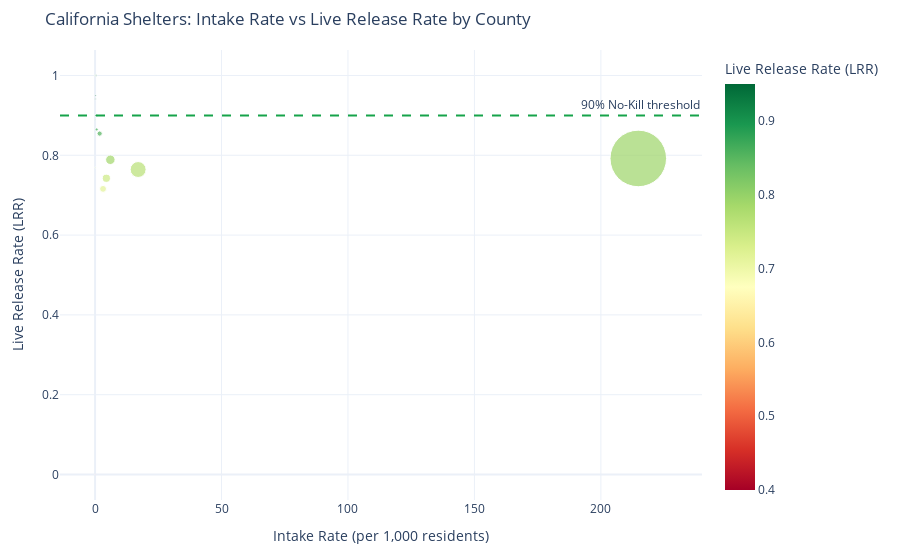

Source (notebook cell):
### Code cell
if ALIVE_COL and COUNTY_COL:
    county_stats = (df.groupby(COUNTY_COL)
                      .agg(total=('animal_type', 'count'),
                           live=(ALIVE_COL, 'sum'))
                      .reset_index())
    county_stats['LRR'] = county_stats['live'] / county_stats['total']
    county_stats = county_stats.rename(columns={COUNTY_COL: 'County'})
else:
    np.random.seed(42)
    counties = ['Los Angeles','San Diego','Orange','Riverside','San Bernardino',
                'Santa Clara','Alameda','Sacramento','Contra Costa','Fresno',
                'Kern','San Francisco','Ventura','San Mateo','Sonoma']
    county_stats = pd.DataFrame({
        'County':     counties,
        'total':      np.random.randint(800, 5000, len(counties)),
        'LRR':        np.clip(np.random.normal(0.72, 0.12, len(counties)), 0.38, 0.97),
        'IntakeRate': np.random.uniform(3.5, 18.0, len(counties))
    })

if 'IntakeRate' not in county_stats.columns:
    pop_proxy = county_stats['total'].mean()
    county_stats['IntakeRate'] = county_stats['total'] / pop_proxy * 10

fig_scatter = px.scatter(
    county_stats,
    x='IntakeRate',
    y='LRR',
    size='IntakeRate',
    color='LRR',
    hover_name='County',
    color_continuous_scale='RdYlGn',
    range_color=[0.4, 0.95],
    size_max=40,
    title='California Shelters: Intake Rate vs Live Release Rate by County',
    labels={'IntakeRate': 'Intake Rate (per 1,000 residents)',
            'LRR': 'Live Release Rate (LRR)'},
    template='plotly_white'
)
fig_scatter.add_hline(
    y=0.9,
    line_dash='dash',
    line_color='#16a34a',
    annotation_text='90% No-Kill threshold',
    annotation_position='top right'
)
fig_scatter.update_layout(font=dict(size=12), margin=dict(t=50, l=60, r=40, b=60))
fig_scatter.update_traces(
    hovertemplate='<b>%{hovertext}</b><br>Intake Rate: %{x:.1f}<br>LRR: %{y:.2f}<extra></extra>'
)

fig_scatter.write_html('viz3_county_scatter.html')
print("Displaying Viz 3: County Intake Rate vs LRR...")
fig_scatter.show()

### Figure 1 — Plotly figure (JSON) as saved in the notebook; plotly's stock layout.template omitted (floating-point values rounded to 4 significant figures)
{"data": [{"hovertemplate": "<b>%{hovertext}</b><br>Intake Rate: %{x:.1f}<br>LRR: %{y:.2f}<extra></extra>", "hovertext": ["Cerritos", "District1", "District2", "District3", "District4", "District5", "District6", "District7", "District8", "District9", "Garden Grove", "Irvine", "La City", "La County", "La Habra", "Laguna Beach", "Long Beach", "Los Alamitos", "Orange Cnty", "Out Of Area", "Seaaca", "Seal Beach", "Signal Hill", "Torrance Ac", "Westminster"], "legendgroup": "", "marker": {"color": [0.7644, 0.9, 0.8889, 1.0, 1.0, 1.0, 1.0, 0.9412, 0.95, 1.0, 1.0, 1.0, 0.7692, 0.9, 1.0, 1.0, 0.7921, 0.7424, 0.9, 0.8545, 0.8649, 0.7158, 0.7888, 1.0, 0.0], "coloraxis": "coloraxis", "size": [17.03, 0.08446, 0.07602, 0.04223, 0.09291, 0.09291, 0.1098, 0.1436, 0.1689, 0.2703, 0.008446, 0.01689, 0.1098, 0.4223, 0.008446, 0.02534, 214.8, 4.46, 0.4223, 1.799, 0.625, 3.15, 6.039, 0.008446, 0.008446], "sizemode": "area", "sizeref": 0.1342, "symbol": "circle"}, "mode": "markers", "name": "", "orientation": "v", "showlegend": false, "type": "scatter", "x": [17.03, 0.08446, 0.07602, 0.04223, 0.09291, 0.09291, 0.1098, 0.1436, 0.1689, 0.2703, 0.008446, 0.01689, 0.1098, 0.4223, 0.008446, 0.02534, 214.8, 4.46, 0.4223, 1.799, 0.625, 3.15, 6.039, 0.008446, 0.008446], "xaxis": "x", "y": [0.7644, 0.9, 0.8889, 1.0, 1.0, 1.0, 1.0, 0.9412, 0.95, 1.0, 1.0, 1.0, 0.7692, 0.9, 1.0, 1.0, 0.7921, 0.7424, 0.9, 0.8545, 0.8649, 0.7158, 0.7888, 1.0, 0.0], "yaxis": "y"}], "layout": {"annotations": [{"showarrow": false, "text": "90% No-Kill threshold", "x": 1, "xanchor": "right", "xref": "x domain", "y": 0.9, "yanchor": "bottom", "yref": "y"}], "coloraxis": {"cmax": 0.95, "cmin": 0.4, "colorbar": {"title": {"text": "Live Release Rate (LRR)"}}, "colorscale": [[0, "rgb(165,0,38)"], [0.1, "rgb(215,48,39)"], [0.2, "rgb(244,109,67)"], [0.3, "rgb(253,174,97)"], [0.4, "rgb(254,224,139)"], [0.5, "rgb(255,255,191)"], [0.6, "rgb(217,239,139)"], [0.7, "rgb(166,217,106)"], [0.8, "rgb(102,189,99)"], [0.9, "rgb(26,152,80)"], [1, "rgb(0,104,55)"]]}, "font": {"size": 12}, "legend": {"itemsizing": "constant", "tracegroupgap": 0}, "margin": {"b": 60, "l": 60, "r": 40, "t": 50}, "shapes": [{"line": {"color": "#16a34a", "dash": "dash"}, "type": "line", "x0": 0, "x1": 1, "xref": "x domain", "y0": 0.9, "y1": 0.9, "yref": "y"}], "title": {"text": "California Shelters: Intake Rate vs Live Release Rate by County"}, "xaxis": {"anchor": "y", "domain": [0, 1], "title": {"text": "Intake Rate (per 1,000 residents)"}}, "yaxis": {"anchor": "x", "domain": [0, 1], "title": {"text": "Live Release Rate (LRR)"}}}}
